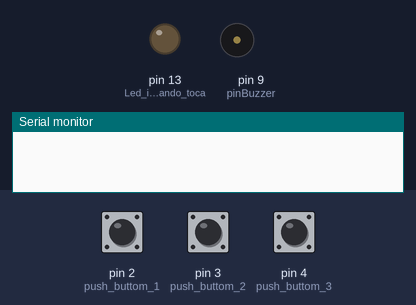
This sketch was run on a simulated Arduino Uno, built with avr-gcc and run on an emulated ATmega328P. On the bench: output pins drawn as LEDs (lit = HIGH), buzzer (waves = sounding), the last lines printed to the serial monitor. The inputs (shaded band) are chosen by the test bench; at power-on: pin 2 (push_buttom_1) HIGH, pin 3 (push_buttom_2) HIGH, pin 4 (push_buttom_3) HIGH.

Above: at 1.2 s.
1.3 s: pin 2 (push_buttom_1) pulled LOW for 0.15 s
At 15.7 s:
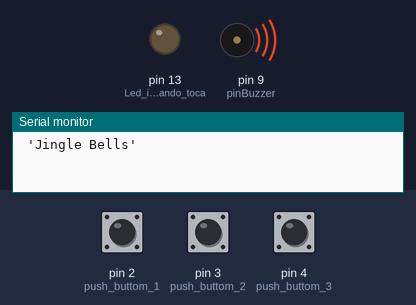
At 19.04 s:
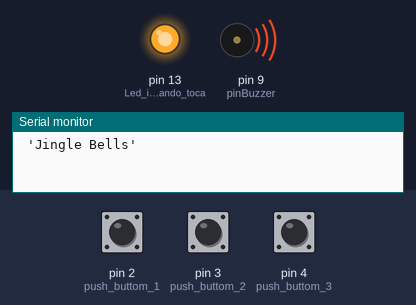
Timing chart, 0 to 19.2 s (numbered marks = the images above; inputs shaded):
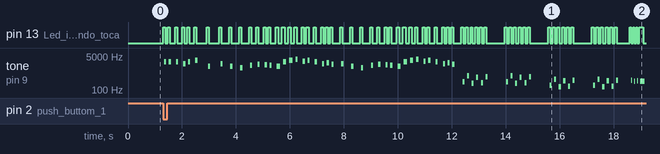

The sketch:

projeto37.ino
```cpp
/*******************************************************************************
*
*    Projeto 37 - Músicas de natal com buzzer e seletor
*       (Based on a project and code by Dipto Pratyaksa)
*                   http://squids.com.br/arduino
*
*******************************************************************************/

#include "notas.h"

const int pinBuzzer = 9;
int compasso = 900;

//mario

int melody[] = {
NOTE_E7, NOTE_E7, 0, NOTE_E7,
  0, NOTE_C7, NOTE_E7, 0,
  NOTE_G7, 0, 0,  0,
  NOTE_G6, 0, 0, 0,

  NOTE_C7, 0, 0, NOTE_G6,
  0, 0, NOTE_E6, 0,
  0, NOTE_A6, 0, NOTE_B6,
  0, NOTE_AS6, NOTE_A6, 0,

  NOTE_G6, NOTE_E7, NOTE_G7,
  NOTE_A7, 0, NOTE_F7, NOTE_G7,
  0, NOTE_E7, 0, NOTE_C7,
  NOTE_D7, NOTE_B6, 0, 0,

  NOTE_C7, 0, 0, NOTE_G6,
  0, 0, NOTE_E6, 0,
  0, NOTE_A6, 0, NOTE_B6,
  0, NOTE_AS6, NOTE_A6, 0,

  NOTE_G6, NOTE_E7, NOTE_G7,
  NOTE_A7, 0, NOTE_F7, NOTE_G7,
  0, NOTE_E7, 0, NOTE_C7,
  NOTE_D7, NOTE_B6, 0, 0,

  NOTE_C4, NOTE_C5, NOTE_A3, NOTE_A4,
  NOTE_AS3, NOTE_AS4, 0,
  0,
  NOTE_C4, NOTE_C5, NOTE_A3, NOTE_A4,
  NOTE_AS3, NOTE_AS4, 0,
  0,
  NOTE_F3, NOTE_F4, NOTE_D3, NOTE_D4,
  NOTE_DS3, NOTE_DS4, 0,
  0,
  NOTE_F3, NOTE_F4, NOTE_D3, NOTE_D4,
  NOTE_DS3, NOTE_DS4, 0,
  0, NOTE_DS4, NOTE_CS4, NOTE_D4,
  NOTE_CS4, NOTE_DS4,
  NOTE_DS4, NOTE_GS3,
  NOTE_G3, NOTE_CS4,
  NOTE_C4, NOTE_FS4, NOTE_F4, NOTE_E3, NOTE_AS4, NOTE_A4,
  NOTE_GS4, NOTE_DS4, NOTE_B3,
  NOTE_AS3, NOTE_A3, NOTE_GS3,
  0, 0, 0
};

int tempo[] = {
 12, 12, 12, 12,
  12, 12, 12, 12,
  12, 12, 12, 12,
  12, 12, 12, 12,

  12, 12, 12, 12,
  12, 12, 12, 12,
  12, 12, 12, 12,
  12, 12, 12, 12,

  9, 9, 9,
  12, 12, 12, 12,
  12, 12, 12, 12,
  12, 12, 12, 12,

  12, 12, 12, 12,
  12, 12, 12, 12,
  12, 12, 12, 12,
  12, 12, 12, 12,

  9, 9, 9,
  12, 12, 12, 12,
  12, 12, 12, 12,
  12, 12, 12, 12,
 12, 12, 12, 12,
  12, 12, 6,
  3,
  12, 12, 12, 12,
  12, 12, 6,
  3,
  12, 12, 12, 12,
  12, 12, 6,
  3,
  12, 12, 12, 12,
  12, 12, 6,
  6, 18, 18, 18,
  6, 6,
  6, 6,
  6, 6,
  18, 18, 18, 18, 18, 18,
  10, 10, 10,
  10, 10, 10,
  3, 3, 3

};

// nokia

int wish_melody[] = {
 NOTE_E5, NOTE_D5, NOTE_FS4, NOTE_GS4,
  NOTE_CS5, NOTE_B4, NOTE_D4, NOTE_E4,
  NOTE_B4, NOTE_A4, NOTE_CS4, NOTE_E4,
  NOTE_A4
};

int wish_tempo[] = {
  8, 8, 4, 4,
  8, 8, 4, 4,
  8, 8, 4, 4,
  2
};

// piratas do caribe

int santa_melody[] = {
 NOTE_E4, NOTE_G4, NOTE_A4, NOTE_A4, REST,
  NOTE_A4, NOTE_B4, NOTE_C5, NOTE_C5, REST,
  NOTE_C5, NOTE_D5, NOTE_B4, NOTE_B4, REST,
  NOTE_A4, NOTE_G4, NOTE_A4, REST,

  NOTE_E4, NOTE_G4, NOTE_A4, NOTE_A4, REST,
  NOTE_A4, NOTE_B4, NOTE_C5, NOTE_C5, REST,
  NOTE_C5, NOTE_D5, NOTE_B4, NOTE_B4, REST,
  NOTE_A4, NOTE_G4, NOTE_A4, REST,

  NOTE_E4, NOTE_G4, NOTE_A4, NOTE_A4, REST,
  NOTE_A4, NOTE_C5, NOTE_D5, NOTE_D5, REST,
  NOTE_D5, NOTE_E5, NOTE_F5, NOTE_F5, REST,
  NOTE_E5, NOTE_D5, NOTE_E5, NOTE_A4, REST,

  NOTE_A4, NOTE_B4, NOTE_C5, NOTE_C5, REST,
  NOTE_D5, NOTE_E5, NOTE_A4, REST,
  NOTE_A4, NOTE_C5, NOTE_B4, NOTE_B4, REST,
  NOTE_C5, NOTE_A4, NOTE_B4, REST,

  NOTE_A4, NOTE_A4,
  //Repeat of first part
  NOTE_A4, NOTE_B4, NOTE_C5, NOTE_C5, REST,
  NOTE_C5, NOTE_D5, NOTE_B4, NOTE_B4, REST,
  NOTE_A4, NOTE_G4, NOTE_A4, REST,

  NOTE_E4, NOTE_G4, NOTE_A4, NOTE_A4, REST,
  NOTE_A4, NOTE_B4, NOTE_C5, NOTE_C5, REST,
  NOTE_C5, NOTE_D5, NOTE_B4, NOTE_B4, REST,
  NOTE_A4, NOTE_G4, NOTE_A4, REST,

  NOTE_E4, NOTE_G4, NOTE_A4, NOTE_A4, REST,
  NOTE_A4, NOTE_C5, NOTE_D5, NOTE_D5, REST,
  NOTE_D5, NOTE_E5, NOTE_F5, NOTE_F5, REST,
  NOTE_E5, NOTE_D5, NOTE_E5, NOTE_A4, REST,

  NOTE_A4, NOTE_B4, NOTE_C5, NOTE_C5, REST,
  NOTE_D5, NOTE_E5, NOTE_A4, REST,
  NOTE_A4, NOTE_C5, NOTE_B4, NOTE_B4, REST,
  NOTE_C5, NOTE_A4, NOTE_B4, REST,
  //End of Repeat

  NOTE_E5, REST, REST, NOTE_F5, REST, REST,
  NOTE_E5, NOTE_E5, REST, NOTE_G5, REST, NOTE_E5, NOTE_D5, REST, REST,
  NOTE_D5, REST, REST, NOTE_C5, REST, REST,
  NOTE_B4, NOTE_C5, REST, NOTE_B4, REST, NOTE_A4,

  NOTE_E5, REST, REST, NOTE_F5, REST, REST,
  NOTE_E5, NOTE_E5, REST, NOTE_G5, REST, NOTE_E5, NOTE_D5, REST, REST,
  NOTE_D5, REST, REST, NOTE_C5, REST, REST,
  NOTE_B4, NOTE_C5, REST, NOTE_B4, REST, NOTE_A4
};

int santa_tempo[] = {
 8, 8, 4, 8, 8,
  8, 8, 4, 8, 8,
  8, 8, 4, 8, 8,
  8, 8, 4, 8,

  8, 8, 4, 8, 8,
  8, 8, 4, 8, 8,
  8, 8, 4, 8, 8,
  8, 8, 4, 8,

  8, 8, 4, 8, 8,
  8, 8, 4, 8, 8,
  8, 8, 4, 8, 8,
  8, 8, 8, 4, 8,

  8, 8, 4, 8, 8,
  4, 8, 4, 8,
  8, 8, 4, 8, 8,
  8, 8, 4, 4,

  4, 8,
  //Repeat of First Part
  8, 8, 4, 8, 8,
  8, 8, 4, 8, 8,
  8, 8, 4, 8,

  8, 8, 4, 8, 8,
  8, 8, 4, 8, 8,
  8, 8, 4, 8, 8,
  8, 8, 4, 8,

  8, 8, 4, 8, 8,
  8, 8, 4, 8, 8,
  8, 8, 4, 8, 8,
  8, 8, 8, 4, 8,

  8, 8, 4, 8, 8,
  4, 8, 4, 8,
  8, 8, 4, 8, 8,
  8, 8, 4, 4,
  //End of Repeat

  4, 8, 4, 4, 8, 4,
  8, 8, 8, 8, 8, 8, 8, 8, 4,
  4, 8, 4, 4, 8, 4,
  8, 8, 8, 8, 8, 2,

  4, 8, 4, 4, 8, 4,
  8, 8, 8, 8, 8, 8, 8, 8, 4,
  4, 8, 4, 4, 8, 4,
  8, 8, 8, 8, 8, 2
};

int bot_1 = 0;
int bot_2 = 0;
int bot_3 = 0;

int som = 0;

void setup(void) {
  pinMode(pinBuzzer, OUTPUT); // Buzzer
  pinMode(13, OUTPUT); // Led indicador quando toca a nota
  pinMode(2, INPUT_PULLUP); // push buttom 1
  pinMode(3, INPUT_PULLUP); // push buttom 2
  pinMode(4, INPUT_PULLUP); // push buttom 3

  Serial.begin(9600);
}

void loop() {
  bot_1 = digitalRead(2);
  bot_2 = digitalRead(3);
  bot_3 = digitalRead(4);
  if (bot_1 == 0) {
    sing(1);
  } else if (bot_2 == 0) {
    sing(2);
  } else if (bot_3 == 0) {
    sing(3);
  }
}

void sing(int s) {
  // intera as notas da melodia:
  som = s;
  if (som == 3) {
    Serial.println(" 'We wish you a Merry Christmas'");
    int size = sizeof(wish_melody) / sizeof(int);
    for (int estaNota = 0; estaNota < size; estaNota++) {

      // Tomamos 1 segundo divido pelo tipo da nota para calcular a duração
      //ex.  semínima = compasso / 4
      int notaTempo = compasso / wish_tempo[estaNota];

      buzz(pinBuzzer, wish_melody[estaNota], notaTempo);

      // para distinguir melhor as notas, defimos um tempo mínimo entre ela
      int pausaNotas = notaTempo * 0.1;
      delay(pausaNotas);

      // interrompe a melodia:
     buzz(pinBuzzer, 0, notaTempo);
    }

  } else if (som == 2) {
    Serial.println(" 'Santa Claus is coming to town'");
    int size = sizeof(santa_melody) / sizeof(int);
    for (int estaNota = 0; estaNota < size; estaNota++) {

      // Tomamos 1 segundo divido pelo tipo da nota para calcular a duração
      //ex.  semínima = compasso / 4
      int notaTempo = compasso / santa_tempo[estaNota];

      buzz(pinBuzzer, santa_melody[estaNota], notaTempo);

      // para distinguir melhor as notas, defimos um tempo mínimo entre ela
      int pausaNotas = notaTempo * 0.5;
      delay(pausaNotas);

      // interrompe a melodia:
      buzz(pinBuzzer, 0, notaTempo);

    }
  } else {

    Serial.println(" 'Jingle Bells'");
    int size = sizeof(melody) / sizeof(int);
    for (int estaNota = 0; estaNota < size; estaNota++) {

      // Tomamos 1 segundo divido pelo tipo da nota para calcular a duração
      //ex.  semínima = compasso / 4
      int notaTempo = compasso / tempo[estaNota];

      buzz(pinBuzzer, melody[estaNota],notaTempo);

      // para distinguir melhor as notas, defimos um tempo mínimo entre ela
      int pausaNotas = notaTempo * 1.30;
      delay(pausaNotas);

      // interrompe a melodia:
      buzz(pinBuzzer, 0, notaTempo);
    }
  }
}

void buzz(int pin , int frequencia, float dur) {

  digitalWrite(13, HIGH);

  int delayValor = 1000000 / frequencia / 2; // calcula o delay entre transições
  //// 1 second's worth of microseconds, divided by the frequency, then split in half since
  //// there are two phases to each cycle

  int numCiclos = frequencia * dur / 1000; // calcula o número de ciclos adequado
  //// multiply frequency, which is really cycles per second, by the number of seconds to
  //// get the total number of cycles to produce

  for (int i = 0; i < numCiclos; i++) { // para definir a duração da nota
    digitalWrite(pin, HIGH); // buzzer em HIGH para emprurrar o diafragama do buzzer
    delayMicroseconds(delayValor); // espera o valor calculado do delay
    digitalWrite(pin, LOW); // buzzer em LOW para puxar o diafragama do buzzer
    delayMicroseconds(delayValor); // espera o valor calculado do delay
    }

  digitalWrite(13, LOW);
}
```

notas.h
```cpp
/*******************************************************************************
*
*          Biblioteca "notas.h" - Notas musicais e frequências
*                   http://squids.com.br/arduino
*
*******************************************************************************/

#define NOTE_B0  31
#define NOTE_C1  33
#define NOTE_CS1 35
#define NOTE_D1  37
#define NOTE_DS1 39
#define NOTE_E1  41
#define NOTE_F1  44
#define NOTE_FS1 46
#define NOTE_G1  49
#define NOTE_GS1 52
#define NOTE_A1  55
#define NOTE_AS1 58
#define NOTE_B1  62
#define NOTE_C2  65
#define NOTE_CS2 69
#define NOTE_D2  73
#define NOTE_DS2 78
#define NOTE_E2  82
#define NOTE_F2  87
#define NOTE_FS2 93
#define NOTE_G2  98
#define NOTE_GS2 104
#define NOTE_A2  110
#define NOTE_AS2 117
#define NOTE_B2  123
#define NOTE_C3  131
#define NOTE_CS3 139
#define NOTE_D3  147
#define NOTE_DS3 156
#define NOTE_E3  165
#define NOTE_F3  175
#define NOTE_FS3 185
#define NOTE_G3  196
#define NOTE_GS3 208
#define NOTE_A3  220
#define NOTE_AS3 233
#define NOTE_B3  247
#define NOTE_C4  262
#define NOTE_CS4 277
#define NOTE_D4  294
#define NOTE_DS4 311
#define NOTE_E4  330
#define NOTE_F4  349
#define NOTE_FS4 370
#define NOTE_G4  392
#define NOTE_GS4 415
#define NOTE_A4  440
#define NOTE_AS4 466
#define NOTE_B4  494
#define NOTE_C5  523
#define NOTE_CS5 554
#define NOTE_D5  587
#define NOTE_DS5 622
#define NOTE_E5  659
#define NOTE_F5  698
#define NOTE_FS5 740
#define NOTE_G5  784
#define NOTE_GS5 831
#define NOTE_A5  880
#define NOTE_AS5 932
#define NOTE_B5  988
#define NOTE_C6  1047
#define NOTE_CS6 1109
#define NOTE_D6  1175
#define NOTE_DS6 1245
#define NOTE_E6  1319
#define NOTE_F6  1397
#define NOTE_FS6 1480
#define NOTE_G6  1568
#define NOTE_GS6 1661
#define NOTE_A6  1760
#define NOTE_AS6 1865
#define NOTE_B6  1976
#define NOTE_C7  2093
#define NOTE_CS7 2217
#define NOTE_D7  2349
#define NOTE_DS7 2489
#define NOTE_E7  2637
#define NOTE_F7  2794
#define NOTE_FS7 2960
#define NOTE_G7  3136
#define NOTE_GS7 3322
#define NOTE_A7  3520
#define NOTE_AS7 3729
#define NOTE_B7  3951
#define NOTE_C8  4186
#define NOTE_CS8 4435
#define NOTE_D8  4699
#define NOTE_DS8 4978
#define REST 0
```

Measured:
- after the input at 1.3 s, tone on pin 9 (pinBuzzer): plays 2579 Hz for 0.08 s, 2586 Hz for 0.08 s, 2587 Hz for 0.08 s, 2063 Hz for 0.08 s, 2586 Hz for 0.08 s, 3062 Hz for 0.08 s … (69 notes in this stretch), starting at once
